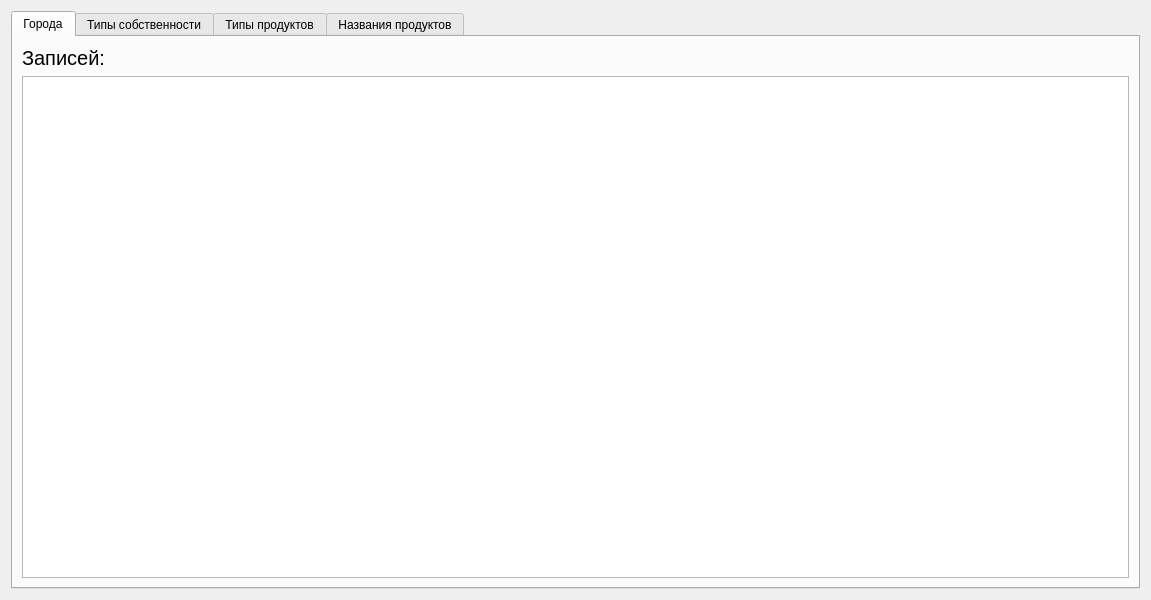
<?xml version="1.0" encoding="UTF-8"?>
<ui version="4.0">
 <class>Form</class>
 <widget class="QWidget" name="Form">
  <property name="geometry">
   <rect>
    <x>0</x>
    <y>0</y>
    <width>1151</width>
    <height>600</height>
   </rect>
  </property>
  <property name="sizePolicy">
   <sizepolicy hsizetype="Expanding" vsizetype="Preferred">
    <horstretch>1</horstretch>
    <verstretch>0</verstretch>
   </sizepolicy>
  </property>
  <property name="minimumSize">
   <size>
    <width>431</width>
    <height>441</height>
   </size>
  </property>
  <layout class="QVBoxLayout" name="verticalLayout">
   <item>
    <widget class="QTabWidget" name="tabWidget">
     <property name="sizePolicy">
      <sizepolicy hsizetype="Expanding" vsizetype="Expanding">
       <horstretch>0</horstretch>
       <verstretch>0</verstretch>
      </sizepolicy>
     </property>
     <property name="currentIndex">
      <number>0</number>
     </property>
     
     <widget class="QWidget" name="tab_1">
      <attribute name="title">
       <string>Города</string>
      </attribute>
      <layout class="QVBoxLayout" name="verticalLayout"><item><widget class="QLabel" name="citiesC">
     <property name="sizePolicy">
      <sizepolicy hsizetype="Expanding" vsizetype="Preferred">
       <horstretch>0</horstretch>
       <verstretch>0</verstretch>
      </sizepolicy>
     </property>
     <property name="styleSheet">
      <string notr="true">font-size:20px;</string>
     </property>
     <property name="text">
      <string>Записей:</string>
     </property>
    </widget></item>
       <item>
        <widget class="QTableWidget" name="cities">
         <property name="sizePolicy">
          <sizepolicy hsizetype="Expanding" vsizetype="Expanding">
           <horstretch>0</horstretch>
           <verstretch>0</verstretch>
          </sizepolicy>
         </property>
        </widget>
       </item>
      </layout>
     </widget>

     <widget class="QWidget" name="tab_2">
      <attribute name="title">
       <string>Типы собственности</string>
      </attribute>
      <layout class="QVBoxLayout" name="verticalLayout"><item><widget class="QLabel" name="proptypesC">
     <property name="sizePolicy">
      <sizepolicy hsizetype="Expanding" vsizetype="Preferred">
       <horstretch>0</horstretch>
       <verstretch>0</verstretch>
      </sizepolicy>
     </property>
     <property name="styleSheet">
      <string notr="true">font-size:20px;</string>
     </property>
     <property name="text">
      <string>Записей:</string>
     </property>
    </widget></item>
       <item>
        <widget class="QTableWidget" name="proptypes">
         <property name="sizePolicy">
          <sizepolicy hsizetype="Expanding" vsizetype="Expanding">
           <horstretch>0</horstretch>
           <verstretch>0</verstretch>
          </sizepolicy>
         </property>
        </widget>
       </item>
      </layout>
     </widget>

     <widget class="QWidget" name="tab_3">
      <attribute name="title">
       <string>Типы продуктов</string>
      </attribute>
      <layout class="QVBoxLayout" name="verticalLayout"><item><widget class="QLabel" name="prodtypesC">
     <property name="sizePolicy">
      <sizepolicy hsizetype="Expanding" vsizetype="Preferred">
       <horstretch>0</horstretch>
       <verstretch>0</verstretch>
      </sizepolicy>
     </property>
     <property name="styleSheet">
      <string notr="true">font-size:20px;</string>
     </property>
     <property name="text">
      <string>Записей:</string>
     </property>
    </widget></item>
       <item>
        <widget class="QTableWidget" name="prodtypes">
         <property name="sizePolicy">
          <sizepolicy hsizetype="Expanding" vsizetype="Expanding">
           <horstretch>0</horstretch>
           <verstretch>0</verstretch>
          </sizepolicy>
         </property>
        </widget>
       </item>
      </layout>
     </widget>

     <widget class="QWidget" name="tab_4">
      <attribute name="title">
       <string>Названия продуктов</string>
      </attribute>
      <layout class="QVBoxLayout" name="verticalLayout"><item><widget class="QLabel" name="prodnamesC">
     <property name="sizePolicy">
      <sizepolicy hsizetype="Expanding" vsizetype="Preferred">
       <horstretch>0</horstretch>
       <verstretch>0</verstretch>
      </sizepolicy>
     </property>
     <property name="styleSheet">
      <string notr="true">font-size:20px;</string>
     </property>
     <property name="text">
      <string>Записей:</string>
     </property>
    </widget></item>
       <item>
        <widget class="QTableWidget" name="prodnames">
         <property name="sizePolicy">
          <sizepolicy hsizetype="Expanding" vsizetype="Expanding">
           <horstretch>0</horstretch>
           <verstretch>0</verstretch>
          </sizepolicy>
         </property>
        </widget>
       </item>
      </layout>
     </widget>

    </widget>
   </item>
  </layout>
 </widget>
 <resources/>
 <connections/>
</ui>
